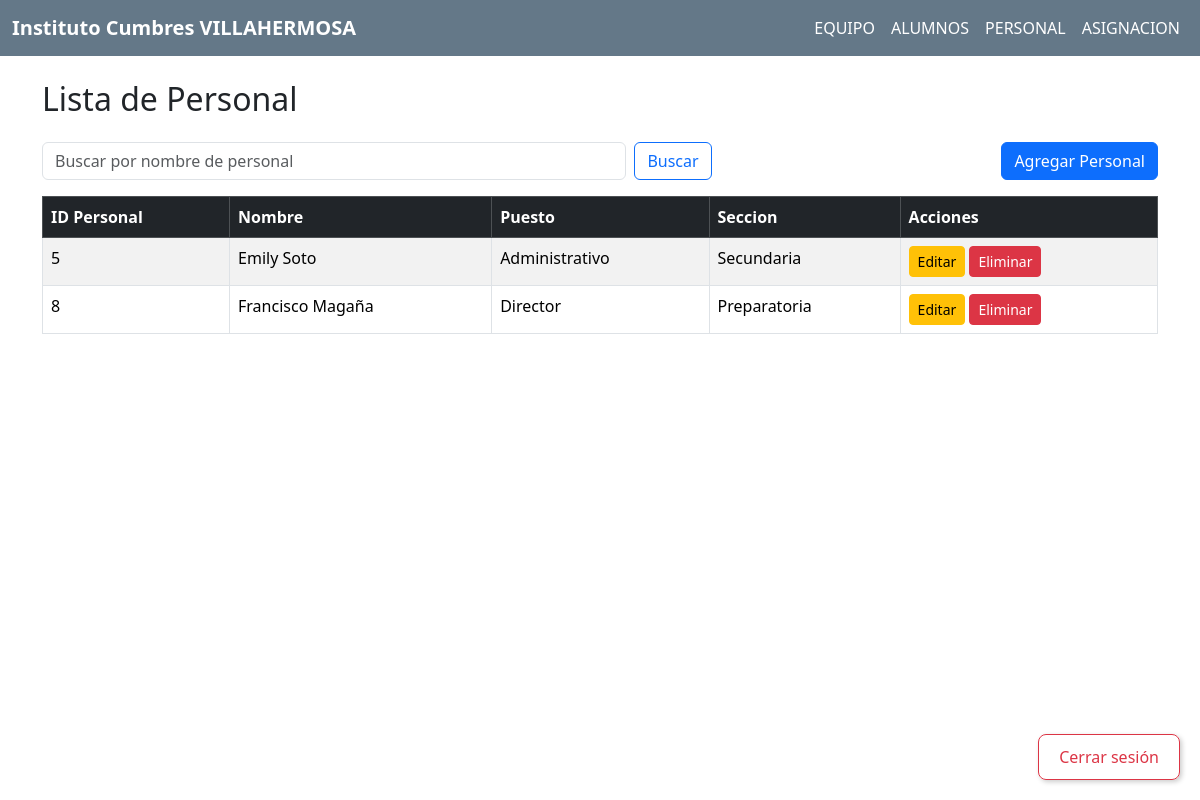
The app's page /personal/ (signed in) with its own data.
### task/models.py (models this page shows, shortened)
class Personal(models.Model):
    id_personal = models.AutoField(primary_key=True)
    nombre = models.CharField(max_length=200)
    puesto = models.CharField(max_length=100)
    seccion = models.CharField(max_length=50)

### task/views.py (the view)
# urls.py: path('personal/', views.personal_view, name='personal'),
@login_required
def personal_view(request):
    query = request.GET.get('m')
    if query:
        personal = Personal.objects.filter(nombre__icontains=query)
    else:
        personal = Personal.objects.all()
    return render(request, 'personal/personal.html', {'personal': personal, 'query': query})

### task/templates/personal/personal.html (shortened to what this page needs)
{% extends 'base_navbar.html' %}
{% block content %}
<!DOCTYPE html>
<html lang="es">
<head>
</head>
<body>
    <div class="container mt-4">
        <h2 class="mb-4">Lista de Personal</h2>
        <div class="d-flex justify-content-between mb-3">
            <form method="get" class="d-flex" style="width: 60%;">
                <input type="text" name="m" class="form-control me-2" placeholder="Buscar por nombre de personal" value="{{ query|default_if_none:'' }}">
                <button type="submit" class="btn btn-outline-primary">Buscar</button>
            </form>
            <a href="{% url 'crear_personal' %}" class="btn btn-primary">Agregar Personal</a>
        </div>
        <table class="table table-striped table-bordered">
            <thead class="table-dark">
                <tr>
                    <th>ID Personal</th>
                    <th>Nombre</th>
                    <th>Puesto</th>
                    <th>Seccion</th>
                    <th>Acciones</th>
                </tr>
            </thead>
            <tbody>
                {% for personal in personal %}
                <tr>
                    <td>{{ personal.id_personal }}</td>
                    <td>{{ personal.nombre }}</td>
                    <td>{{ personal.puesto }}</td>
                    <td>{{ personal.seccion }}</td>
                    <td>
                        <a href="{% url 'editar_personal' personal.id_personal %}" class="btn btn-warning btn-sm">Editar</a>
                        <a href="{% url 'eliminar_personal' personal.id_personal %}" class="btn btn-danger btn-sm">Eliminar</a>
                    </td>
                </tr>
                {% empty %}
                <tr>
                    <td colspan="3" class="text-center">No se encontro personal.</td>
                </tr>
                {% endfor %}
            </tbody>
        </table>
    </div>
</body>
</html>
{% endblock %}

### records on screen
Personal: id_personal "5", nombre "Emily Soto", puesto "Administrativo", seccion "Secundaria"
Personal: id_personal "8", nombre "Francisco Magaña", puesto "Director", seccion "Preparatoria"
